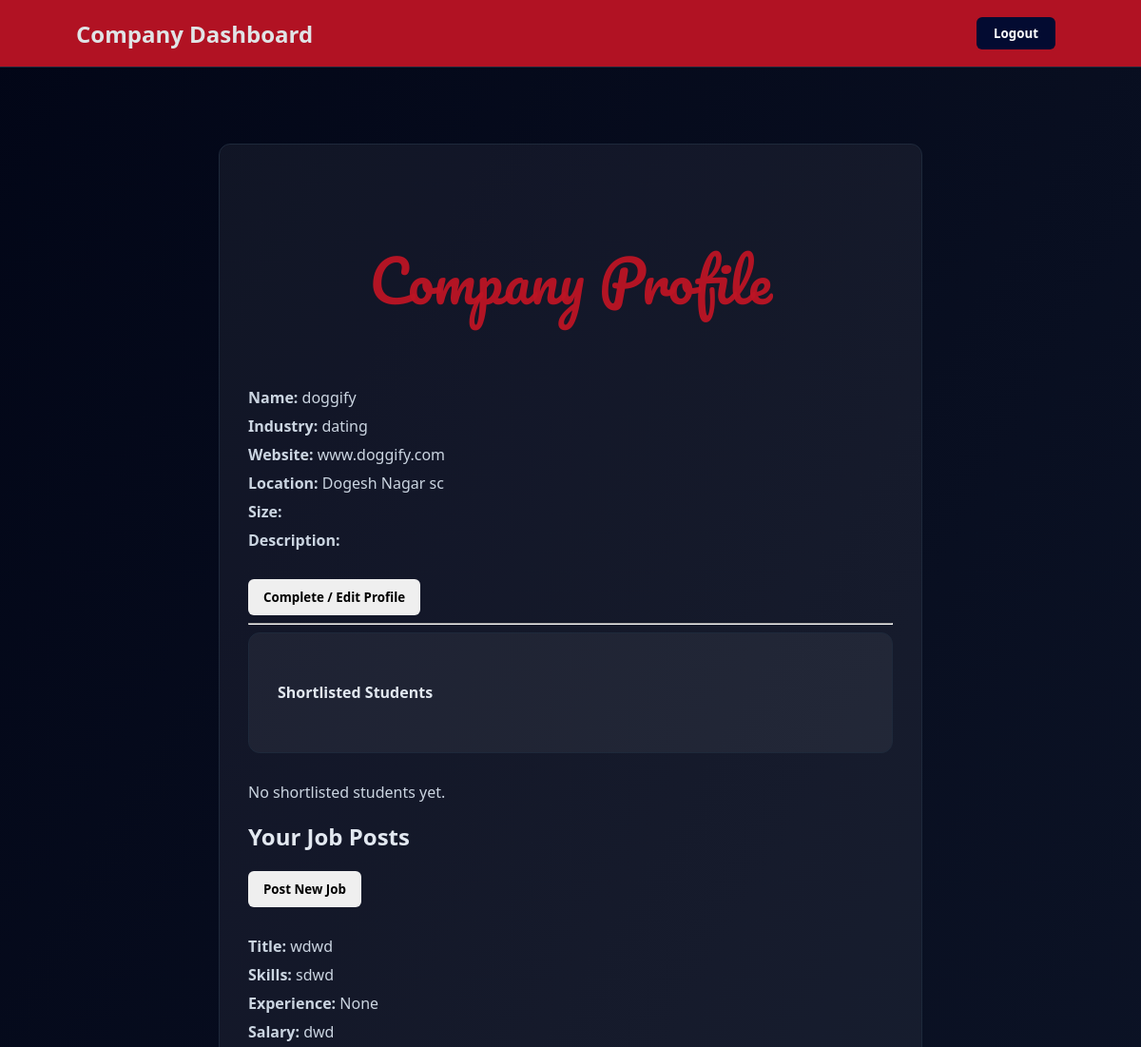
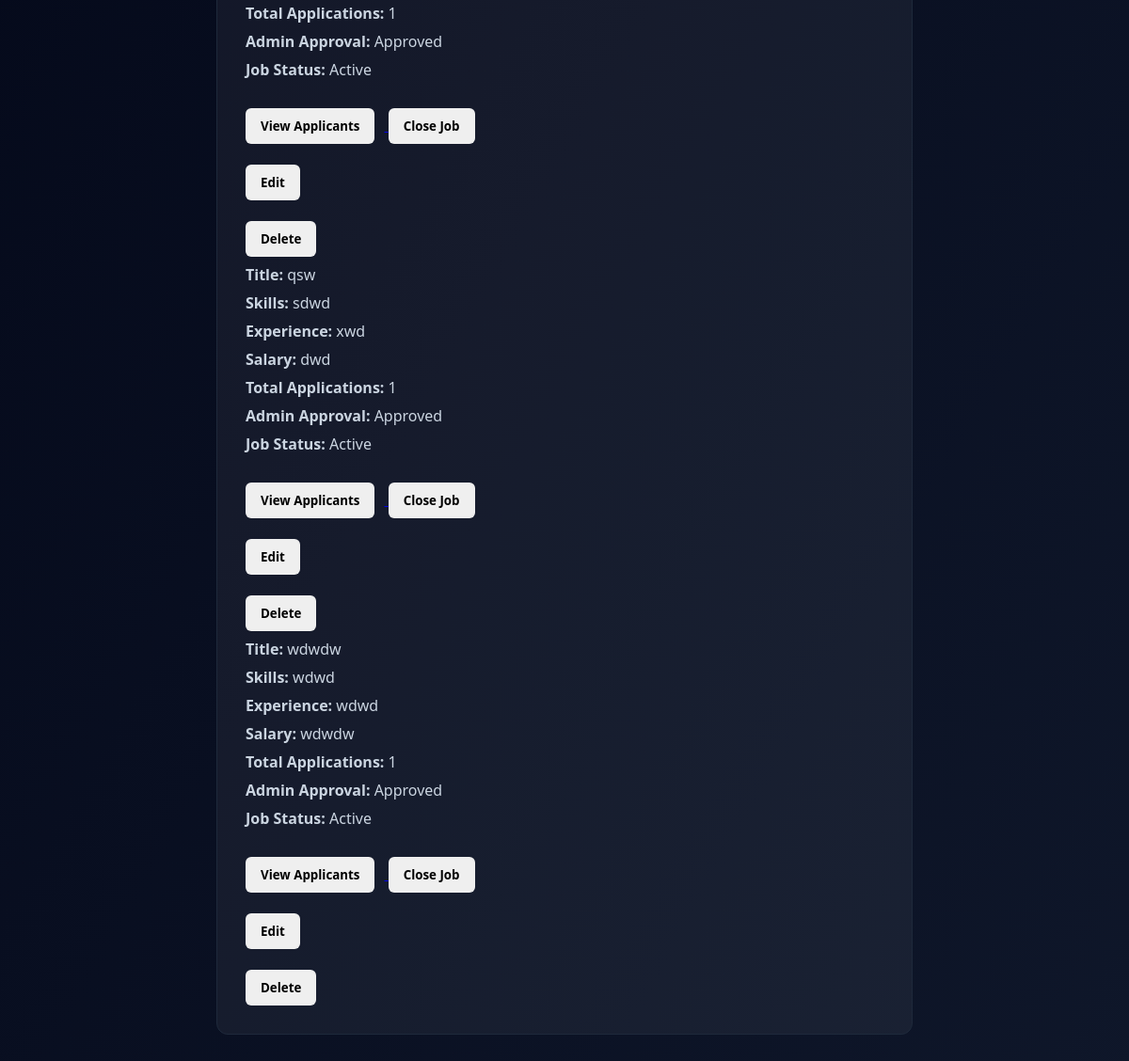
Screenshot of /company_dashboard (signed in) with the database file from the repository (2 pictures, top to bottom).
### app.py (models this page shows)
class CompanyProfile(db.Model):
    __tablename__ = "company_profiles"
    id = db.Column(db.Integer, primary_key=True)
    user_id = db.Column(
        db.Integer,
        db.ForeignKey("users.id"),
        nullable=False,
        unique= True
    )
    company_name = db.Column(db.String(150))
    industry = db.Column(db.String(200))
    website = db.Column(db.String(200))
    location = db.Column(db.String(200))
    hr_contact = db.Column(db.String(15))
    user = db.relationship("Users", back_populates="company_profile")
    jobs = db.relationship(
        "Job",
        back_populates="company"
    )

class Job(db.Model):
    __tablename__ = "jobs"
    id = db.Column(db.Integer, primary_key=True)
    company_id = db.Column(
        db.Integer,
        db.ForeignKey("company_profiles.id")
    )
    description = db.Column(db.Text)
    title = db.Column(db.String(150))
    skills = db.Column(db.String(200))
    experience = db.Column(db.String(200))
    salary = db.Column(db.String(50))
    job_type = db.Column(db.String(50), default="Full-time")
    is_approved = db.Column(db.Boolean, default=False)
    is_closed = db.Column(db.Boolean, default=False)
    posted_at = db.Column(db.DateTime, default=datetime.utcnow)
    company = db.relationship("CompanyProfile", back_populates="jobs")
    applications = db.relationship(
        "Application",
        back_populates="job"
    )

### app.py (the view)
@app.route("/company_dashboard")
def company_dashboard():
    if "user_id" not in session:
        return redirect("/login")
    company = CompanyProfile.query.filter_by(
        user_id=session["user_id"]
    ).first()
    if not company:
        return redirect("/complete-company-profile")
    jobs = Job.query.filter_by(company_id=company.id).all()
    job_data = []
    all_shortlisted = []   #  New list to collect shortlisted applications across all jobs
    for job in jobs:
        total_apps = Application.query.filter_by(job_id=job.id).count()
        shortlisted = Application.query.filter_by(
            job_id=job.id,
            status="Shortlisted"
        ).all()
        all_shortlisted.extend(shortlisted)  # collect all
        job_data.append({
            "job": job,
            "total_apps": total_apps
        })
    return render_template(
        "company_dashboard.html",
        company=company,
        jobs=job_data,
        shortlisted=all_shortlisted   # Pass the collected shortlisted applications to the template
    )

### templates/company_dashboard.html (shortened to what this page needs)
<!DOCTYPE html>
<html lang="en">
<head>
</head>
<body>
<div class="navbar">
<h2>Company Dashboard</h2>
<a href="/logout">
<button class="logout">Logout</button>
</a>
</div>
<div class="container">
<div class="card">
<h3>Company Profile</h3>
{% if company and company.company_name %}
<p><b>Name:</b> {{ company.company_name }}</p>
<p><b>Industry:</b> {{ company.industry }}</p>
<p><b>Website:</b> {{ company.website }}</p>
<p><b>Location:</b> {{ company.location }}</p>
<p><b>Size:</b> {{ company.company_size }}</p>
<p><b>Description:</b> {{ company.description }}</p>
{% else %}
<p>⚠ Profile Incomplete</p>
{% endif %}
<br>
<a href="/complete-company-profile">
<button>Complete / Edit Profile</button>
</a>
<hr>
<div class="card">
 <h4>Shortlisted Students</h4>
</div>
{% if shortlisted %}
{% for app in shortlisted %}
<div>
<p><b>Name:</b> {{ app.student.user.name }}</p>
<p><b>Email:</b> {{ app.student.user.email }}</p>
<a href="/toggle-status/{{ app.id }}/Applied">
<button>Remove from Shortlist</button>
</a>
<a href="/company/student/{{ app.student_id }}">
<button>View Details</button>
</a>
</div>
{% endfor %}
{% else %}
<p>No shortlisted students yet.</p>
{% endif %}
<h2>Your Job Posts</h2>
<a href="/post-job">
<button>Post New Job</button>
</a>
<br><br>
{% if jobs %}
{% for item in jobs %}
{% set job = item.job %}
<div>
<p><b>Title:</b> {{ job.title }}</p>
<p><b>Skills:</b> {{ job.skills }}</p>
<p><b>Experience:</b> {{ job.experience }}</p>
<p><b>Salary:</b> {{ job.salary }}</p>
<p>
<b>Total Applications:</b>
{{ item.total_apps }}
</p>
<p>
<b>Admin Approval:</b>
{% if job.is_approved == 0 %}
Pending
{% else %}
Approved
{% endif %}
</p>
<p>
<b>Job Status:</b>
{% if job.is_closed %}
Closed
{% else %}
Active
{% endif %}
</p>
<br>
<a href="/job-applications/{{ job.id }}">
<button>View Applicants</button>
</a>
<a href="/toggle-job/{{ job.id }}">
<button>
{% if job.is_closed %}
Activate Job
{% else %}
Close Job
{% endif %}
</button>
</a>
<br><br>
<a href="/edit-job/{{ job.id }}">
<button>Edit</button>
</a>
<br><br>
<form action="/delete-job/{{ job.id }}" method="POST">
<button>Delete</button>
</form>
</div>
{% endfor %}
{% else %}
<p>No jobs posted yet.</p>
{% endif %}
</div>
</body>
</html>

### templates/company_dashboard.html (style rules this page uses)
* { box-sizing:border-box; font-family:Segoe UI, Arial, sans-serif; }
body { margin:0; background:linear-gradient(120deg,#020617,#0f172a); color:#e2e8f0; }
.navbar { background: rgba(188, 20, 36, 0.947); backdrop-filter: blur(10px); padding: 18px 80px; display: flex; justify-content: space-between; align-items: center; border-bottom: 1px solid #1e293b; position: sticky; top: 0; z-index: 1000; }
.navbar h2 { color:#e0e4e6; margin:0; }
.container { max-width:900px; margin:auto; padding:80px; }
.card { background:rgba(255,255,255,0.05); border:1px solid #1e293b; border-radius:12px; padding:30px; margin-bottom:30px; }
.card h3 { font-size:30px; font-weight:580; font-family: 'Pacifico', cursive; color:rgba(188, 20, 36, 0.947); font-size: 60px ; text-align: center; }
.card p { color:#cbd5e1; margin:8px 0; }
button { padding:10px 16px; border:none; border-radius:6px; font-weight:bold; cursor:pointer; margin-right:10px; transition:0.3s; }
.logout { margin-left: 40px; padding: 8px 18px; background: #030b31; color: #ffffff !important; border-radius: 6px; font-weight: 600; }

### rows the page displays
CompanyProfile: company_name "doggify", industry "dating", website "www.doggify.com", location "Dogesh Nagar sc"
Job: title "wdwd", skills "sdwd", experience "None", salary "dwd"
Job: title "qsw", skills "sdwd", experience "xwd", salary "dwd"
Job: title "wdwdw", skills "wdwd", experience "wdwd", salary "wdwdw"

### other values shown
{{ item.total_apps }} "1" "1" "1"
